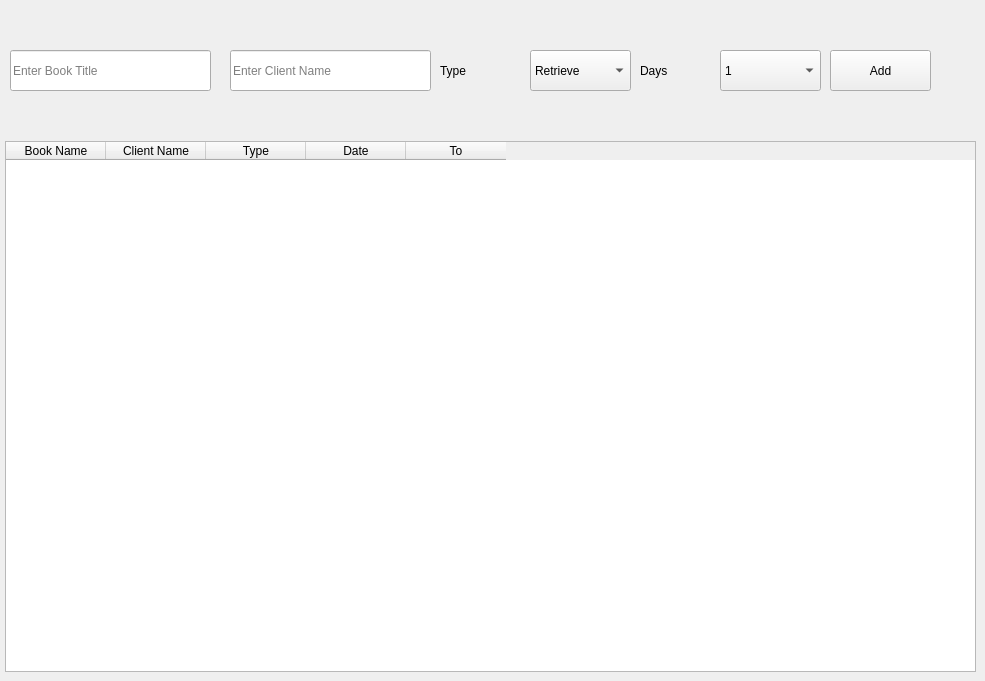
    <widget class="QWidget" name="tab">
     <attribute name="title">
      <string>Tab 1</string>
     </attribute>
     <widget class="QTableWidget" name="tableWidget">
      <property name="geometry">
       <rect>
        <x>5</x>
        <y>141</y>
        <width>971</width>
        <height>531</height>
       </rect>
      </property>
      <column>
       <property name="text">
        <string>Book Name</string>
       </property>
      </column>
      <column>
       <property name="text">
        <string>Client Name</string>
       </property>
      </column>
      <column>
       <property name="text">
        <string>Type</string>
       </property>
      </column>
      <column>
       <property name="text">
        <string>Date</string>
       </property>
      </column>
      <column>
       <property name="text">
        <string>To</string>
       </property>
      </column>
     </widget>
     <widget class="QPushButton" name="pushButton_6">
      <property name="geometry">
       <rect>
        <x>830</x>
        <y>50</y>
        <width>101</width>
        <height>41</height>
       </rect>
      </property>
      <property name="text">
       <string>Add</string>
      </property>
     </widget>
     <widget class="QLineEdit" name="lineEdit">
      <property name="geometry">
       <rect>
        <x>10</x>
        <y>50</y>
        <width>201</width>
        <height>41</height>
       </rect>
      </property>
      <property name="placeholderText">
       <string>Enter Book Title</string>
      </property>
     </widget>
     <widget class="QComboBox" name="comboBox">
      <property name="geometry">
       <rect>
        <x>530</x>
        <y>50</y>
        <width>101</width>
        <height>41</height>
       </rect>
      </property>
      <item>
       <property name="text">
        <string>Retrieve</string>
       </property>
      </item>
      <item>
       <property name="text">
        <string>Rent</string>
       </property>
      </item>
     </widget>
     <widget class="QComboBox" name="comboBox_2">
      <property name="geometry">
       <rect>
        <x>720</x>
        <y>50</y>
        <width>101</width>
        <height>41</height>
       </rect>
      </property>
      <item>
       <property name="text">
        <string>1</string>
       </property>
      </item>
      <item>
       <property name="text">
        <string>2</string>
       </property>
      </item>
      <item>
       <property name="text">
        <string>3</string>
       </property>
      </item>
      <item>
       <property name="text">
        <string>4</string>
       </property>
      </item>
      <item>
       <property name="text">
        <string>5</string>
       </property>
      </item>
      <item>
       <property name="text">
        <string>6</string>
       </property>
      </item>
      <item>
       <property name="text">
        <string>7</string>
       </property>
      </item>
      <item>
       <property name="text">
        <string>8</string>
       </property>
      </item>
      <item>
       <property name="text">
        <string>9</string>
       </property>
      </item>
      <item>
       <property name="text">
        <string>10</string>
       </property>
      </item>
     </widget>
     <widget class="QLabel" name="label">
      <property name="geometry">
       <rect>
        <x>440</x>
        <y>55</y>
        <width>81</width>
        <height>31</height>
       </rect>
      </property>
      <property name="text">
       <string>Type</string>
      </property>
     </widget>
     <widget class="QLabel" name="label_2">
      <property name="geometry">
       <rect>
        <x>640</x>
        <y>50</y>
        <width>71</width>
        <height>41</height>
       </rect>
      </property>
      <property name="text">
       <string>Days</string>
      </property>
     </widget>
     <widget class="QLineEdit" name="lineEdit_29">
      <property name="geometry">
       <rect>
        <x>230</x>
        <y>50</y>
        <width>201</width>
        <height>41</height>
       </rect>
      </property>
      <property name="text">
       <string/>
      </property>
      <property name="placeholderText">
       <string>Enter Client Name</string>
      </property>
     </widget>
    </widget>
